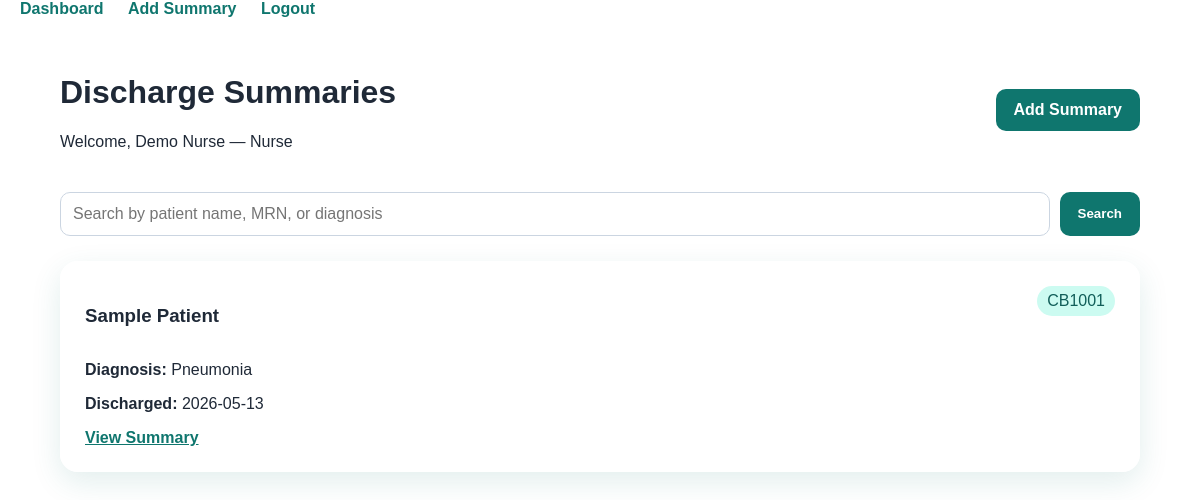
The page /dashboard (signed in) on the database its author committed.
### app.py (models this page shows)
class Patient(db.Model):
    id = db.Column(db.Integer, primary_key=True)
    mrn = db.Column(db.String(30), unique=True, nullable=False)
    full_name = db.Column(db.String(120), nullable=False)
    dob = db.Column(db.String(20), nullable=False)
    diagnosis = db.Column(db.String(200), nullable=False)
    discharge_date = db.Column(db.String(20), nullable=False)
    summary = db.Column(db.Text, nullable=False)
    medications = db.Column(db.Text, nullable=False)
    follow_up = db.Column(db.Text, nullable=False)
    created_at = db.Column(db.DateTime, default=datetime.utcnow)

### app.py (the view)
@app.route("/dashboard")
@login_required
def dashboard():
    search = request.args.get("search", "").strip()
    query = Patient.query
    if search:
        query = query.filter(
            (Patient.full_name.ilike(f"%{search}%")) |
            (Patient.mrn.ilike(f"%{search}%")) |
            (Patient.diagnosis.ilike(f"%{search}%"))
        )
    patients = query.order_by(Patient.created_at.desc()).all()
    return render_template("dashboard.html", patients=patients, search=search)

### app.py (called while the page is built)
def login_required(view):
    @wraps(view)
    def wrapped_view(*args, **kwargs):
        if "user_id" not in session:
            flash("Please log in first.", "warning")
            return redirect(url_for("login"))
        return view(*args, **kwargs)
    return wrapped_view

### templates/dashboard.html
{% extends "base.html" %}
{% block content %}
<div class="page-header">
    <div>
        <h1>Discharge Summaries</h1>
        <p>Welcome, {{ session.get("full_name") }} — {{ session.get("role") }}</p>
    </div>
    <a class="btn" href="{{ url_for('add_patient') }}">Add Summary</a>
</div>
<form class="search-bar" method="GET">
    <input id="searchInput"
           type="text"
           name="search"
           value="{{ search }}"
           placeholder="Search by patient name, MRN, or diagnosis">
    <button class="btn" type="submit">Search</button>
</form>
<div class="grid">
    {% for patient in patients %}
    <article class="patient-card">
        <div class="card-top">
            <h3>{{ patient.full_name }}</h3>
            <span>{{ patient.mrn }}</span>
        </div>
        <p><strong>Diagnosis:</strong> {{ patient.diagnosis }}</p>
        <p><strong>Discharged:</strong> {{ patient.discharge_date }}</p>
        <a class="link" href="{{ url_for('patient_detail', patient_id=patient.id) }}">View Summary</a>
    </article>
    {% else %}
    <p>No matching records found.</p>
    {% endfor %}
</div>
{% endblock %}

### static/css/style.css (style rules this page uses)
* { box-sizing: border-box; }
body { margin: 0; font-family: Arial, Helvetica, sans-serif; color: #1f2937; background: url("../images/doctor.jpg"); background-size: cover; background-position: center; background-repeat: no-repeat; background-attachment: fixed; }
.hero-card, .form-card, .patient-card, .summary { background: rgba(255,255,255,0.88); border-radius: 18px; padding: 25px; box-shadow: 0 10px 30px rgba(15, 118, 110, 0.12); }
.btn, .btn-small { display: inline-block; background: #0f766e; color: white; border: none; padding: 12px 18px; border-radius: 10px; text-decoration: none; cursor: pointer; font-weight: bold; }
input, select, textarea { width: 100%; padding: 12px; border: 1px solid #cbd5e1; border-radius: 10px; font-size: 1rem; }
.page-header { display: flex; justify-content: space-between; align-items: center; margin-bottom: 25px; }
.search-bar { display: flex; gap: 10px; margin-bottom: 25px; }
.grid { display: grid; grid-template-columns: repeat(auto-fit, minmax(260px, 1fr)); gap: 20px; }
.card-top { display: flex; justify-content: space-between; gap: 10px; }
.card-top span { background: #ccfbf1; color: #115e59; padding: 6px 10px; border-radius: 999px; height: fit-content; }
.link { color: #0f766e; font-weight: bold; }

### rows shown on the page
Patient: full_name "Sample Patient", mrn "CB1001", diagnosis "Pneumonia", discharge_date "2026-05-13"

### other values the page prints
{{ session.get("full_name") }} "Demo Nurse"
{{ session.get("role") }} "Nurse"
